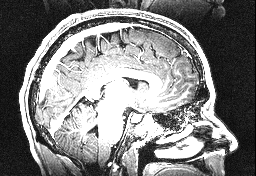
#> input picture Evaluation Scans/Full/Scans_11.png, 256 x 176 px; its folder holds 4 pictures in this run
$ python Fuzzy_C_Means.py
#> lines starting #> are read from the running program, lines starting #| are printed output that depends on the picture
# Import the required libraries.
from __future__ import division, print_function

import os
import cv2
import warnings
import numpy as np
import skfuzzy as fuzz

from sklearn.cluster import KMeans
from time import time

warnings.filterwarnings("ignore")


# Class creation
class FuzzyC(object):
    # Read in the images.
    def readImage(self):
        folder = '../Evaluation Scans/Full/'
        list_images = os.listdir(folder)
        list_img = []
        for i in list_images:
            path = folder+i
            img = cv2.imread(path)
#> img is the input picture: shape (176, 256, 3); min 0, max 255, mean 128.1
            img = cv2.resize(img, (128, 128))
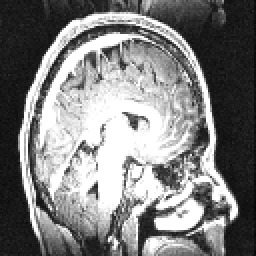
#> img: shape (128, 128, 3) (shown 2 times larger); min 6, max 255, mean 128
            img = cv2.medianBlur(img, 5)
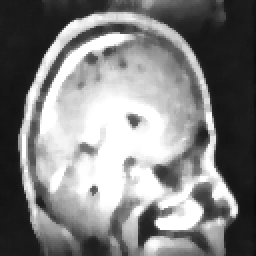
#> img: shape (128, 128, 3) (shown 2 times larger); min 10, max 255, mean 129.4
            rgb_img = img.reshape((img.shape[0] * img.shape[1], 3))
            list_img.append(rgb_img)
#> pass 2 of the loop in readImage, `for i in list_images:`:
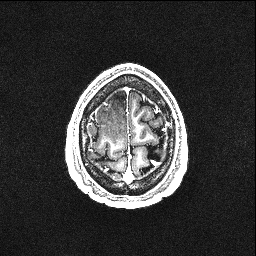
#> input picture Evaluation Scans/Full/Scans_14.png, 256 x 256 px
#> in readImage, img is the input picture: shape (256, 256, 3); min 0, max 255, mean 56.5
#> in readImage, `img = cv2.resize(img, (128, 128))`:
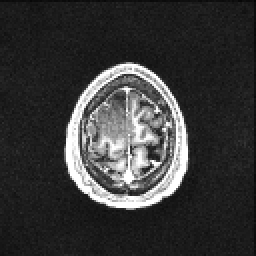
#> img: shape (128, 128, 3) (shown 2 times larger); min 4, max 255, mean 56.6
#> in readImage, `img = cv2.medianBlur(img, 5)`:
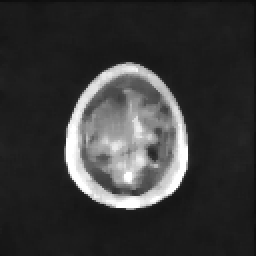
#> img: shape (128, 128, 3) (shown 2 times larger); min 12, max 255, mean 56.2
#> pass 3 of the loop in readImage, `for i in list_images:`:
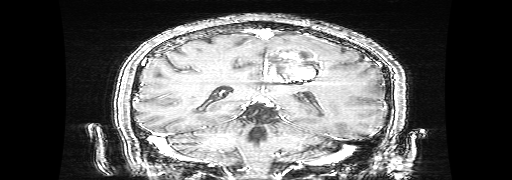
#> input picture Evaluation Scans/Full/Scans_26.png, 512 x 180 px
#> in readImage, img is the input picture: shape (180, 512, 3); min 0, max 255, mean 94.8
#> in readImage, `img = cv2.resize(img, (128, 128))`:
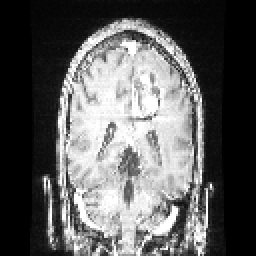
#> img: shape (128, 128, 3) (shown 2 times larger); min 0, max 255, mean 94.3
#> in readImage, `img = cv2.medianBlur(img, 5)`:
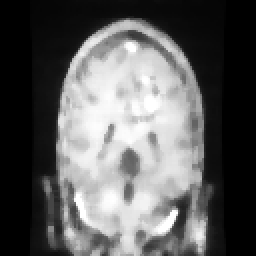
#> img: shape (128, 128, 3) (shown 2 times larger); min 0, max 255, mean 94.2
#> the loop made 4 passes; the first 3 are shown

        return list_img

    # [63 lines left out: functions bwarea, centroid_histogram, plot_colors, change_color_kmeans, change_color_fuzzycmeans, not called in this run]

    def process(self, list_img, clusters):
#> called with clusters = 6
        self.seg_array = []
        for rgb_img in list_img[:]:
            img = np.reshape(rgb_img, (128, 128, 3)).astype(np.uint8)
            shape = np.shape(img)

            clt = KMeans(n_clusters=clusters, n_jobs=4)
            clt.fit(rgb_img)
            predict_img = clt.predict(rgb_img)
            new_img = self.change_color_kmeans(
                    predict_img,
                    clt.cluster_centers_
            )
            # kmeans_img = np.reshape(new_img, shape).astype(np.uint8)
            # hist = self.centroid_histogram(clt)
            # bar = self.plot_colors(hist, clt.cluster_centers_)
            new_time = time()

            cntr, u, u0, d, jm, p, fpc = fuzz.cluster.cmeans(
                    rgb_img.T,
                    clusters,
                    2,
                    error=0.005,
                    maxiter=1000,
                    init=None,
                    seed=42
            )

            new_img = self.change_color_fuzzycmeans(u, cntr)
            fuzzy_img = np.reshape(new_img, shape).astype(np.uint8)
            self.ret, self.seg_img = cv2.threshold(
                    fuzzy_img,
                    np.max(fuzzy_img) - 1,
                    255,
                    cv2.THRESH_BINARY
            )
            print(time() - new_time, 'seconds')
            print(self.bwarea(self.seg_img[:, :, 1]))

            self.seg_array.append(self.seg_img)

            """
            plt.subplot(131)
            plt.gca().set_title("Original"), plt.imshow(img)
            plt.xticks([]), plt.yticks([])

            plt.subplot(132)
            plt.gca().set_title("Fuzzy"), plt.imshow(fuzzy_img)
            plt.xticks([]), plt.yticks([])

            plt.subplot(133)
            plt.gca().set_title("Segmented"), plt.imshow(self.seg_img)
            plt.xticks([]), plt.yticks([])
            plt.show()
            """

    # [9 lines left out: function writeFile, not called in this run]


if __name__ == "__main__":
    OUTDIR = './Fuzzy Results/Full/'

    fuzzy = FuzzyC()
    list_img = fuzzy.readImage()
#> (the run stopped early here; a loop or call above may not have finished)
